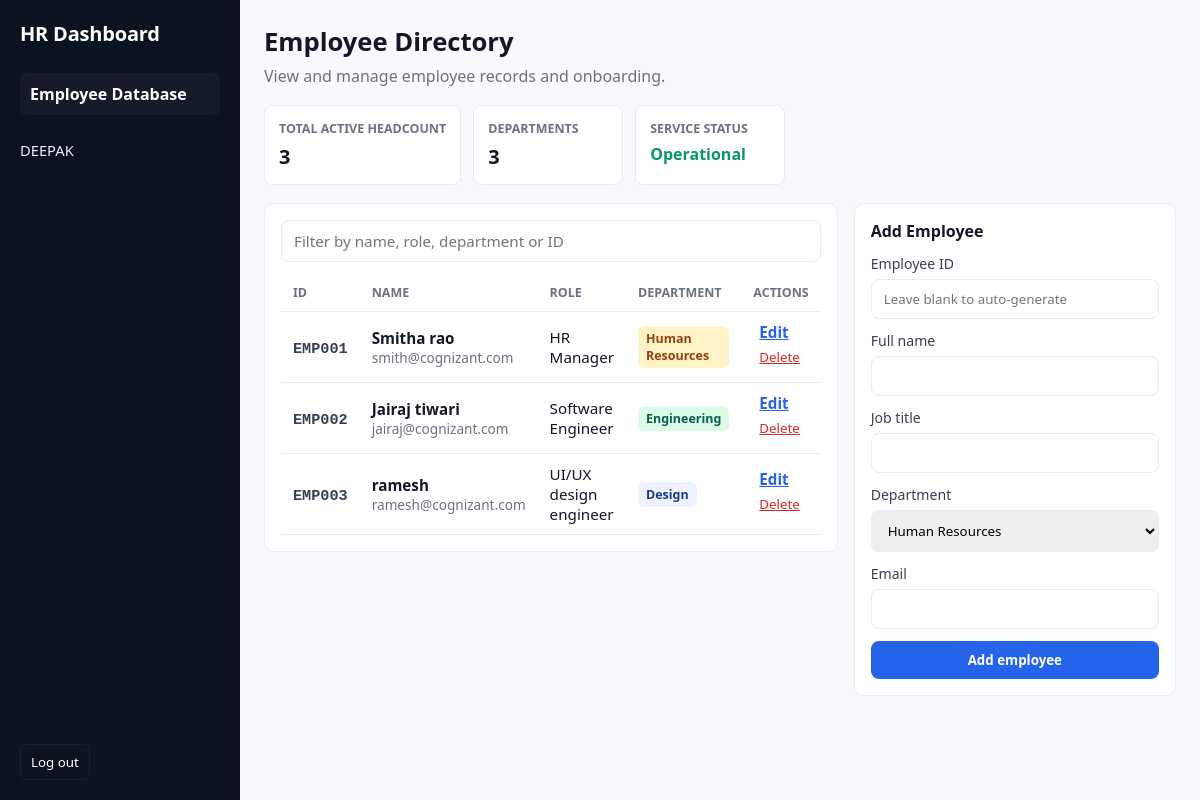
The app's page / (signed in) with its own data.
### dashboard/models.py (models this page shows, shortened)
class Employee(models.Model):
	employee_id = models.CharField(max_length=16, unique=True)
	name = models.CharField(max_length=128)
	role = models.CharField(max_length=64, blank=True)
	department = models.CharField(max_length=64, blank=True)
	email = models.EmailField(blank=True)
	class Meta:
		ordering = ['employee_id']

### dashboard/views.py (the view, shortened to what this page needs)
# urls.py: path('', views.dashboard_home, name='dashboard_home'),
@login_required(login_url='login')
def dashboard_home(request):
    search_query = request.GET.get('search', '').strip()
    employees_qs = Employee.objects.all()
    edit_emp = None
    edit_id = request.GET.get('edit_id')
    if edit_id:
        edit_emp = Employee.objects.filter(employee_id=edit_id).first()
    total_count = Employee.objects.count()
    distinct_depts = Employee.objects.values_list('department', flat=True).distinct().count()
    context = {
        'employees': employees_qs,
        'edit_emp': edit_emp,
        'search_query': request.GET.get('search', ''),
        'total_count': total_count,
        'distinct_depts': distinct_depts,
        'username': request.user.username
    }
    return render(request, 'dashboard/index.html', context)

### dashboard/templates/dashboard/index.html (shortened to what this page needs)
<!DOCTYPE html>
<html lang="en">
<head>
</head>
<body>
    <aside>
        <div>
            <div class="brand-heading">HR Dashboard</div>
            <nav class="nav-links">
                <a href="{% url 'dashboard_home' %}" class="nav-item active">Employee Database</a>
                <div class="user-line">{{ username }}</div>
            </nav>
        </div>
        <form action="{% url 'logout' %}" method="POST">
            <button type="submit" class="logout-btn">Log out</button>
        </form>
    </aside>
    <main>
        <div class="header-wrapper">
            <div class="header-title">
                <h1>Employee Directory</h1>
                <p>View and manage employee records and onboarding.</p>
            </div>
        </div>
        <div class="metrics-container">
            <div class="metric-card">
                <h4>Total Active Headcount</h4>
                <h3>{{ total_count }}</h3>
            </div>
            <div class="metric-card">
                <h4>Departments</h4>
                <h3>{{ distinct_depts }}</h3>
            </div>
            <div class="metric-card">
                <h4>Service Status</h4>
                <h3 style="font-size:1rem; margin-top:6px; color: #059669;">Operational</h3>
            </div>
        </div>
        <div class="dashboard-grid">
            <div class="panel-card">
                <div class="search-wrapper">
                    <form method="GET" action="">
                        <input id="search" type="text" name="search" class="search-input" value="{{ search_query }}" placeholder="Filter by name, role, department or ID">
                    </form>
                </div>
                <table>
                    <thead>
                        <tr>
                            <th scope="col">ID</th>
                            <th scope="col">Name</th>
                            <th scope="col">Role</th>
                            <th scope="col">Department</th>
                            <th scope="col">Actions</th>
                        </tr>
                    </thead>
                    <tbody>
                        {% for emp in employees %}
                        <tr>
                            <td><span class="mono-id">{{ emp.employee_id }}</span></td>
                            <td>
                                <div style="font-weight:600; color:var(--text);">{{ emp.name }}</div>
                                <div style="font-size:0.85rem; color:var(--muted);">{{ emp.email }}</div>
                            </td>
                            <td>{{ emp.role }}</td>
                            <td>
                                {% if emp.department == "Human Resources" %}
                                    <span class="badge badge-hr">Human Resources</span>
                                {% elif emp.department == "Engineering" %}
                                    <span class="badge badge-eng">Engineering</span>
                                {% else %}
                                    <span class="badge badge-default">{{ emp.department }}</span>
                                {% endif %}
                            </td>
                            <td>
                                <a href="?edit_id={{ emp.employee_id }}" class="link-btn" title="Edit">Edit</a>
                                <form method="POST" style="display:inline;" onsubmit="return confirm('Delete this profile?');">
                                    <button type="submit" class="delete-btn" title="Delete">Delete</button>
                                </form>
                            </td>
                        </tr>
                        {% empty %}
                        <tr>
                            <td colspan="5" style="text-align:center; color:var(--muted); padding:2rem 0;">No records found.</td>
                        </tr>
                        {% endfor %}
                    </tbody>
                </table>
            </div>
            <div class="panel-card">
                <h3>{% if edit_emp %}Edit Employee{% else %}Add Employee{% endif %}</h3>
                <form method="POST">
                    <label for="employee_id">Employee ID</label>
                    <input id="employee_id" type="text" name="employee_id" class="form-control" placeholder="Leave blank to auto-generate" value="{% if edit_emp %}{{ edit_emp.employee_id }}{% endif %}" {% if edit_emp %}readonly{% endif %}>
                    <label for="name">Full name</label>
                    <input id="name" type="text" name="name" class="form-control" value="{% if edit_emp %}{{ edit_emp.name }}{% endif %}" required>
                    <label for="role">Job title</label>
                    <input id="role" type="text" name="role" class="form-control" value="{% if edit_emp %}{{ edit_emp.role }}{% endif %}" required>
                    <label for="department">Department</label>
                    <select id="department" name="department" class="form-control">
                        <option {% if edit_emp.department == "Human Resources" %}selected{% endif %}>Human Resources</option>
                    </select>
                    <label for="email">Email</label>
                    <input id="email" type="email" name="email" class="form-control" value="{% if edit_emp %}{{ edit_emp.email }}{% endif %}" required>
                    <button type="submit" class="submit-action-btn">{% if edit_emp %}Save changes{% else %}Add employee{% endif %}</button>
                </form>
            </div>
        </div>
    </main>
</body>
</html>

### dashboard/templates/dashboard/index.html (style rules this page uses)
:root { --bg: #f7fafc; --panel: #ffffff; --muted: #6b7280; --text: #111827; --accent: #2563eb; --border: #e6edf3; --danger: #dc2626; --badge-hr: #fef3c7; --badge-eng: #dcfce7; --badge-default: #eef2ff; }
* { box-sizing: border-box; margin: 0; padding: 0; font-family: system-ui, -apple-system, 'Segoe UI', Roboto, 'Helvetica Neue', Arial; }
html,body { height: 100%; }
body { background: var(--bg); color: var(--text); display: flex; min-height: 100vh; }
aside { width: 240px; background: #0b1220; color: #fff; padding: 20px; display: flex; flex-direction: column; justify-content: space-between; }
.brand-heading { font-size: 1.25rem; font-weight: 700; letter-spacing: -0.2px; }
.nav-links { margin-top: 1.6rem; display: flex; flex-direction: column; gap: 6px; }
.nav-item { padding: 10px; color: #9aa7b6; text-decoration: none; border-radius: 6px; font-weight: 600; display:block; }
.nav-item.active { background: rgba(255,255,255,0.04); color: #fff; }
.user-line { margin-top: 1.2rem; font-size: 0.92rem; color: #e6eef7; }
.logout-btn { margin-top: 12px; background: transparent; border: 1px solid rgba(255,255,255,0.06); color: #fff; padding: 8px 10px; border-radius: 6px; cursor: pointer; }
main { flex: 1; padding: 24px; overflow: auto; }
.header-wrapper { margin-bottom: 18px; }
.header-title h1 { font-size: 1.6rem; font-weight: 700; }
.header-title p { color: var(--muted); margin-top: 6px; }
.metrics-container { display:flex; gap:12px; margin: 18px 0; }
.metric-card { background: var(--panel); border: 1px solid var(--border); padding: 14px; border-radius: 8px; min-width: 150px; }
.metric-card h4 { font-size: 0.78rem; color: var(--muted); text-transform: uppercase; }
.metric-card h3 { font-size: 1.25rem; margin-top:6px; }
.dashboard-grid { display: grid; grid-template-columns: 1.5fr 1fr; gap: 16px; align-items: start; }
.panel-card { background: var(--panel); border: 1px solid var(--border); border-radius: 10px; padding: 16px; }
.panel-card h3 { margin: 0 0 12px 0; font-size: 1rem; font-weight: 600; color: var(--text); }
.search-wrapper { margin-bottom: 12px; }
.search-input { width: 100%; padding: 10px 12px; border: 1px solid var(--border); border-radius: 8px; font-size: 0.95rem; }
table { width: 100%; border-collapse: collapse; font-size: 0.95rem; }
th, td { padding: 10px 12px; border-bottom: 1px solid var(--border); text-align: left; }
th { font-weight: 700; color: var(--muted); font-size: 0.78rem; text-transform: uppercase; }
.badge { display:inline-block; padding: 4px 8px; border-radius: 6px; font-size: 0.78rem; font-weight: 600; }
.badge-hr { background: var(--badge-hr); color:#92400e; }
.badge-eng { background: var(--badge-eng); color:#065f46; }
.badge-default { background: var(--badge-default); color:#1e3a8a; }
.mono-id { font-family: ui-monospace, SFMono-Regular, Menlo, Monaco, 'Roboto Mono', monospace; font-weight:600; color:#334155; }
.link-btn { background: none; border: none; color: var(--accent); cursor: pointer; padding: 6px; text-decoration: underline; font-weight:600; }
.delete-btn { color: var(--danger); background: none; border: none; cursor: pointer; padding: 6px; text-decoration: underline; }
label { display:block; font-size:0.88rem; margin-bottom:6px; color:#374151; }
.form-control { width:100%; padding:10px 12px; border:1px solid var(--border); border-radius:8px; margin-bottom:12px; }
.submit-action-btn { width:100%; padding:10px 12px; border-radius:8px; border: none; background: var(--accent); color:#fff; font-weight:700; cursor:pointer; }

### records on screen
Employee: employee_id "EMP001", name "Smitha rao", email "smith@cognizant.com", role "HR Manager", department "Human Resources"
Employee: employee_id "EMP002", name "Jairaj tiwari", email "jairaj@cognizant.com", role "Software Engineer", department "Engineering"
Employee: employee_id "EMP003", name "ramesh", email "ramesh@cognizant.com", role "UI/UX design engineer", department "Design"

### other values on screen
{{ username }} "DEEPAK"
{{ total_count }} "3"
{{ distinct_depts }} "3"
